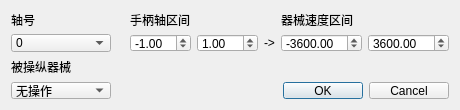
<?xml version="1.0" encoding="UTF-8"?>
<ui version="4.0">
 <class>Dialog</class>
 <widget class="QDialog" name="Dialog">
  <property name="geometry">
   <rect>
    <x>0</x>
    <y>0</y>
    <width>460</width>
    <height>110</height>
   </rect>
  </property>
  <property name="minimumSize">
   <size>
    <width>460</width>
    <height>110</height>
   </size>
  </property>
  <property name="maximumSize">
   <size>
    <width>115200</width>
    <height>115200</height>
   </size>
  </property>
  <property name="windowTitle">
   <string>手柄映射设置</string>
  </property>
  <layout class="QGridLayout" name="gridLayout">
   <item row="0" column="0">
    <spacer name="verticalSpacer">
     <property name="orientation">
      <enum>Qt::Vertical</enum>
     </property>
     <property name="sizeHint" stdset="0">
      <size>
       <width>20</width>
       <height>40</height>
      </size>
     </property>
    </spacer>
   </item>
   <item row="1" column="5" colspan="2">
    <widget class="QLabel" name="label_3">
     <property name="text">
      <string>器械速度区间</string>
     </property>
    </widget>
   </item>
   <item row="2" column="6">
    <widget class="QDoubleSpinBox" name="highSpeed">
     <property name="minimum">
      <double>-99999.000000000000000</double>
     </property>
     <property name="maximum">
      <double>99999.000000000000000</double>
     </property>
     <property name="value">
      <double>3600.000000000000000</double>
     </property>
    </widget>
   </item>
   <item row="2" column="5">
    <widget class="QDoubleSpinBox" name="lowSpeed">
     <property name="minimum">
      <double>-99999.000000000000000</double>
     </property>
     <property name="maximum">
      <double>99999.990000000005239</double>
     </property>
     <property name="singleStep">
      <double>0.100000000000000</double>
     </property>
     <property name="value">
      <double>-3600.000000000000000</double>
     </property>
    </widget>
   </item>
   <item row="1" column="2" colspan="2">
    <widget class="QLabel" name="label_2">
     <property name="text">
      <string>手柄轴区间</string>
     </property>
    </widget>
   </item>
   <item row="1" column="0">
    <widget class="QLabel" name="label_4">
     <property name="text">
      <string>轴号</string>
     </property>
    </widget>
   </item>
   <item row="2" column="0">
    <widget class="QComboBox" name="axisSelect">
     <property name="minimumSize">
      <size>
       <width>100</width>
       <height>0</height>
      </size>
     </property>
     <property name="maximumSize">
      <size>
       <width>16777215</width>
       <height>16777215</height>
      </size>
     </property>
     <item>
      <property name="text">
       <string>0</string>
      </property>
     </item>
     <item>
      <property name="text">
       <string>1</string>
      </property>
     </item>
     <item>
      <property name="text">
       <string>2</string>
      </property>
     </item>
     <item>
      <property name="text">
       <string>3</string>
      </property>
     </item>
     <item>
      <property name="text">
       <string>4</string>
      </property>
     </item>
     <item>
      <property name="text">
       <string>5</string>
      </property>
     </item>
    </widget>
   </item>
   <item row="2" column="2">
    <widget class="QDoubleSpinBox" name="lowAxis">
     <property name="minimum">
      <double>-99.000000000000000</double>
     </property>
     <property name="singleStep">
      <double>0.100000000000000</double>
     </property>
     <property name="value">
      <double>-1.000000000000000</double>
     </property>
    </widget>
   </item>
   <item row="2" column="3">
    <widget class="QDoubleSpinBox" name="highAxis">
     <property name="minimum">
      <double>-99.000000000000000</double>
     </property>
     <property name="singleStep">
      <double>0.100000000000000</double>
     </property>
     <property name="value">
      <double>1.000000000000000</double>
     </property>
    </widget>
   </item>
   <item row="2" column="4">
    <widget class="QLabel" name="label">
     <property name="text">
      <string>-&gt;</string>
     </property>
     <property name="alignment">
      <set>Qt::AlignCenter</set>
     </property>
    </widget>
   </item>
   <item row="5" column="5" colspan="2">
    <widget class="QDialogButtonBox" name="buttonBox">
     <property name="orientation">
      <enum>Qt::Horizontal</enum>
     </property>
     <property name="standardButtons">
      <set>QDialogButtonBox::Cancel|QDialogButtonBox::Ok</set>
     </property>
    </widget>
   </item>
   <item row="4" column="0">
    <widget class="QLabel" name="label_5">
     <property name="text">
      <string>被操纵器械</string>
     </property>
    </widget>
   </item>
   <item row="5" column="0">
    <widget class="QComboBox" name="motoSelect">
     <item>
      <property name="text">
       <string>无操作</string>
      </property>
     </item>
     <item>
      <property name="text">
       <string>导管递送</string>
      </property>
     </item>
     <item>
      <property name="text">
       <string>导丝递送</string>
      </property>
     </item>
     <item>
      <property name="text">
       <string>导丝旋转</string>
      </property>
     </item>
    </widget>
   </item>
   <item row="2" column="1">
    <spacer name="horizontalSpacer">
     <property name="orientation">
      <enum>Qt::Horizontal</enum>
     </property>
     <property name="sizeHint" stdset="0">
      <size>
       <width>40</width>
       <height>20</height>
      </size>
     </property>
    </spacer>
   </item>
   <item row="6" column="5">
    <spacer name="verticalSpacer_2">
     <property name="orientation">
      <enum>Qt::Vertical</enum>
     </property>
     <property name="sizeHint" stdset="0">
      <size>
       <width>20</width>
       <height>40</height>
      </size>
     </property>
    </spacer>
   </item>
  </layout>
 </widget>
 <resources/>
 <connections>
  <connection>
   <sender>buttonBox</sender>
   <signal>accepted()</signal>
   <receiver>Dialog</receiver>
   <slot>accept()</slot>
   <hints>
    <hint type="sourcelabel">
     <x>248</x>
     <y>254</y>
    </hint>
    <hint type="destinationlabel">
     <x>157</x>
     <y>274</y>
    </hint>
   </hints>
  </connection>
  <connection>
   <sender>buttonBox</sender>
   <signal>rejected()</signal>
   <receiver>Dialog</receiver>
   <slot>reject()</slot>
   <hints>
    <hint type="sourcelabel">
     <x>316</x>
     <y>260</y>
    </hint>
    <hint type="destinationlabel">
     <x>286</x>
     <y>274</y>
    </hint>
   </hints>
  </connection>
 </connections>
</ui>
